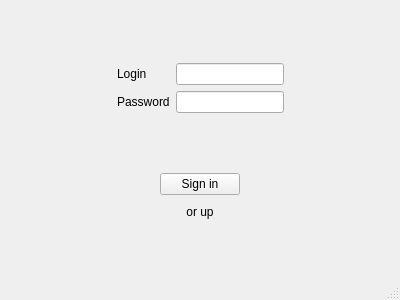
<?xml version="1.0" encoding="UTF-8"?>
<ui version="4.0">
 <class>StartWindow</class>
 <widget class="QMainWindow" name="StartWindow">
  <property name="geometry">
   <rect>
    <x>0</x>
    <y>0</y>
    <width>400</width>
    <height>300</height>
   </rect>
  </property>
  <property name="windowTitle">
   <string>MainWindow</string>
  </property>
  <widget class="QWidget" name="centralwidget">
   <layout class="QGridLayout" name="gridLayout_2">
    <item row="0" column="0">
     <layout class="QHBoxLayout" name="horizontalLayout">
      <property name="sizeConstraint">
       <enum>QLayout::SetDefaultConstraint</enum>
      </property>
      <item>
       <spacer name="horizontalSpacer_2">
        <property name="orientation">
         <enum>Qt::Horizontal</enum>
        </property>
        <property name="sizeType">
         <enum>QSizePolicy::Expanding</enum>
        </property>
        <property name="sizeHint" stdset="0">
         <size>
          <width>40</width>
          <height>20</height>
         </size>
        </property>
       </spacer>
      </item>
      <item>
       <layout class="QGridLayout" name="gridLayout">
        <property name="leftMargin">
         <number>10</number>
        </property>
        <property name="topMargin">
         <number>10</number>
        </property>
        <property name="rightMargin">
         <number>10</number>
        </property>
        <property name="bottomMargin">
         <number>10</number>
        </property>
        <item row="1" column="1">
         <widget class="QLineEdit" name="PasswordLineEdit"/>
        </item>
        <item row="0" column="1">
         <widget class="QLineEdit" name="LoginLineEdit"/>
        </item>
        <item row="1" column="0">
         <widget class="QLabel" name="PasswordLabel">
          <property name="text">
           <string>Password</string>
          </property>
         </widget>
        </item>
        <item row="0" column="0">
         <widget class="QLabel" name="LoginLabel">
          <property name="text">
           <string>Login</string>
          </property>
          <property name="wordWrap">
           <bool>false</bool>
          </property>
         </widget>
        </item>
       </layout>
      </item>
      <item>
       <spacer name="horizontalSpacer">
        <property name="orientation">
         <enum>Qt::Horizontal</enum>
        </property>
        <property name="sizeHint" stdset="0">
         <size>
          <width>40</width>
          <height>20</height>
         </size>
        </property>
       </spacer>
      </item>
     </layout>
    </item>
    <item row="1" column="0">
     <layout class="QHBoxLayout" name="horizontalLayout_2">
      <item>
       <spacer name="horizontalSpacer_4">
        <property name="orientation">
         <enum>Qt::Horizontal</enum>
        </property>
        <property name="sizeType">
         <enum>QSizePolicy::MinimumExpanding</enum>
        </property>
        <property name="sizeHint" stdset="0">
         <size>
          <width>40</width>
          <height>20</height>
         </size>
        </property>
       </spacer>
      </item>
      <item>
       <layout class="QVBoxLayout" name="verticalLayout_2">
        <item>
         <widget class="QPushButton" name="ReadyButton">
          <property name="text">
           <string>Sign in</string>
          </property>
         </widget>
        </item>
        <item>
         <widget class="QPushButton" name="SwitchStateButton">
          <property name="font">
           <font>
            <family>Segoe UI</family>
           </font>
          </property>
          <property name="text">
           <string>or up</string>
          </property>
          <property name="flat">
           <bool>true</bool>
          </property>
         </widget>
        </item>
       </layout>
      </item>
      <item>
       <spacer name="horizontalSpacer_3">
        <property name="orientation">
         <enum>Qt::Horizontal</enum>
        </property>
        <property name="sizeType">
         <enum>QSizePolicy::MinimumExpanding</enum>
        </property>
        <property name="sizeHint" stdset="0">
         <size>
          <width>40</width>
          <height>20</height>
         </size>
        </property>
       </spacer>
      </item>
     </layout>
    </item>
   </layout>
  </widget>
  <widget class="QMenuBar" name="menubar">
   <property name="geometry">
    <rect>
     <x>0</x>
     <y>0</y>
     <width>400</width>
     <height>21</height>
    </rect>
   </property>
  </widget>
  <widget class="QStatusBar" name="statusbar"/>
 </widget>
 <resources/>
 <connections/>
</ui>
